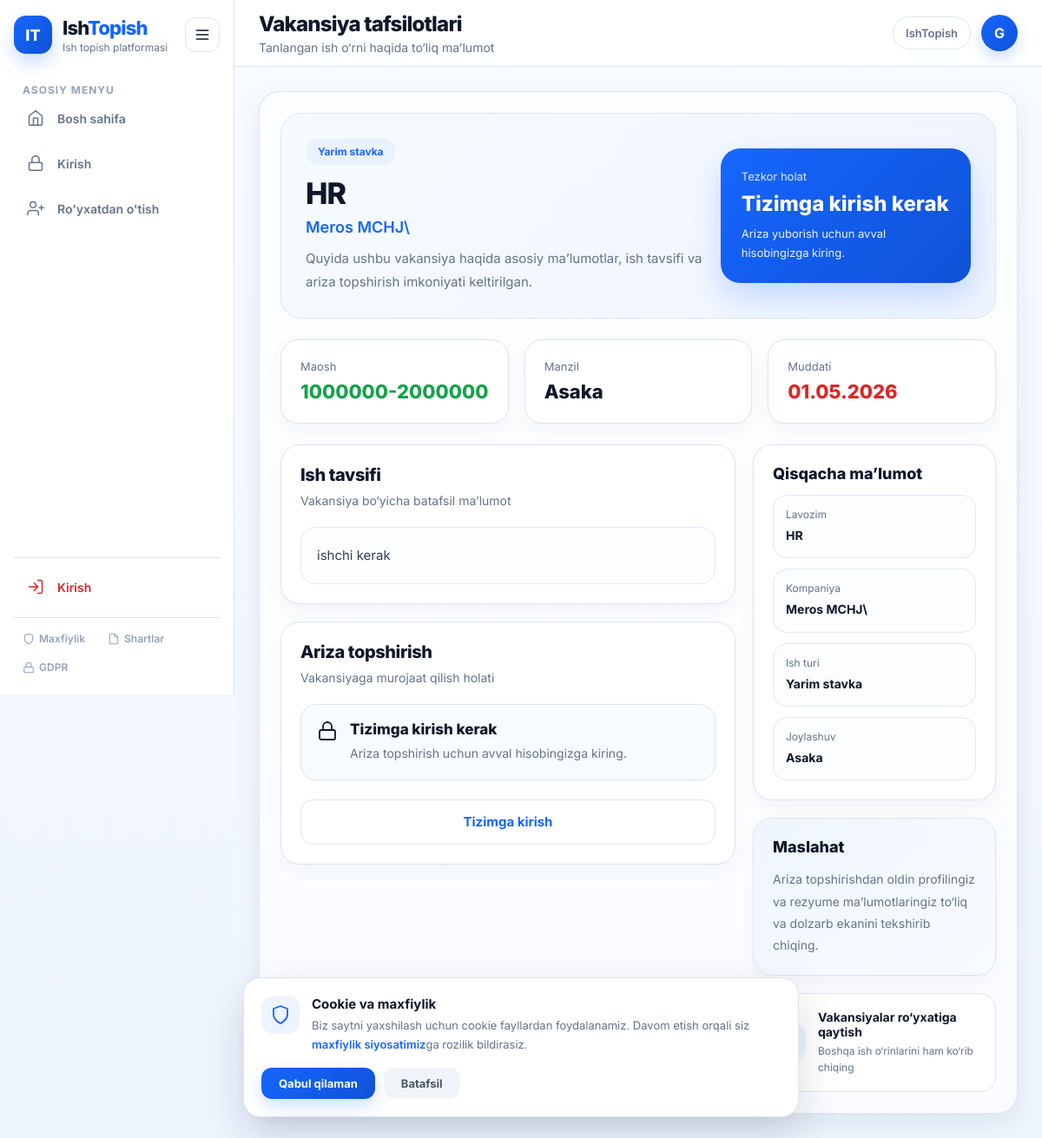
The app's page /vacancy/3/ with its own data.
### ishbor/models.py (models this page shows, shortened)
class Vacancy(models.Model):
    class JobType(models.TextChoices):
        FULL_TIME = 'full_time', 'To‘liq stavka'
        PART_TIME = 'part_time', 'Yarim stavka'
        REMOTE = 'remote', 'Masofaviy'
    employer = models.ForeignKey(
        settings.AUTH_USER_MODEL,
        on_delete=models.CASCADE,
        related_name='vacancies'
    )
    title = models.CharField(max_length=255)
    salary = models.CharField(max_length=100)
    location = models.CharField(max_length=255)
    job_type = models.CharField(
        max_length=50,
        choices=JobType.choices,
        default=JobType.FULL_TIME
    )
    description = models.TextField()
    responsibilities = models.TextField(blank=True, null=True)
    requirements = models.TextField(blank=True, null=True)
    benefits = models.TextField(blank=True, null=True)
    is_active = models.BooleanField(default=True, verbose_name="Faol holatda")
    created_at = models.DateTimeField(auto_now_add=True, verbose_name="Yaratilgan sana")
    deadline = models.DateField(null=True, blank=True, verbose_name="Oxirgi muddat")
    class Meta:
        ordering = ['-created_at']
        verbose_name = "Vakansiya"
        verbose_name_plural = "Vakansiyalar"

class User(AbstractUser):
    ROLE_CHOICES = (
        ('candidate', 'Ish izlovchi'),
        ('employer', 'Ish beruvchi'),
    )
    role = models.CharField(max_length=20, choices=ROLE_CHOICES, verbose_name="Rol")
    phone = models.CharField(max_length=20, blank=True, null=True, verbose_name="Telefon raqami")
    created_at = models.DateTimeField(auto_now_add=True)

class EmployerProfile(models.Model):
    user = models.OneToOneField(User, on_delete=models.CASCADE, related_name='employer_profile')
    company_name = models.CharField(max_length=255)
    stir = models.CharField(max_length=20)
    logo = models.ImageField(upload_to=upload_to_company_logos, null=True, blank=True)
    company_address = models.TextField()
    company_phone = models.CharField(max_length=20)
    responsible_full_name = models.CharField(max_length=150)
    gdpr_consent = models.BooleanField(default=False, verbose_name="GDPR roziligi")
    gdpr_consent_date = models.DateTimeField(null=True, blank=True, verbose_name="GDPR rozilik sanasi")
    marketing_consent = models.BooleanField(default=False, verbose_name="Marketing roziligi")
    updated_at = models.DateTimeField(auto_now=True, verbose_name="Yangilangan sana")
    class Meta:
        verbose_name = "Ish beruvchi profili"
        verbose_name_plural = "Ish beruvchilar profillari"

### ishbor/views.py (the view)
# urls.py: path('vacancy/<int:pk>/', vacancy_detail, name='vacancy_detail'),
def vacancy_detail(request, pk):
    vacancy = get_object_or_404(Vacancy, id=pk)
    has_applied = False
    if request.user.is_authenticated:
        has_applied = Application.objects.filter(vacancy=vacancy, user=request.user).exists()
    return render(request, 'candidate/vacancy_detail.html', {'vacancy': vacancy, 'has_applied': has_applied})

### ishbor/templates/candidate/vacancy_detail.html (shortened to what this page needs)
{% extends 'base.html' %}
{% block page_title %}Vakansiya tafsilotlari{% endblock %}
{% block page_subtitle %}Tanlangan ish o‘rni haqida to‘liq ma’lumot{% endblock %}
{% block content %}
<div class="vacancy-detail-page">
    <section class="vacancy-hero">
        <div class="vacancy-hero-left">
            <div class="vacancy-badge">{{ vacancy.get_job_type_display }}</div>
            <h2 class="vacancy-title">{{ vacancy.title }}</h2>
            <p class="vacancy-company">
                {{ vacancy.employer.employer_profile.company_name|default:"Kompaniya" }}
            </p>
            <p class="vacancy-intro">
                Quyida ushbu vakansiya haqida asosiy ma’lumotlar, ish tavsifi va ariza topshirish imkoniyati keltirilgan.
            </p>
        </div>
        <div class="vacancy-hero-right">
            <div class="quick-apply-card">
                <span class="quick-apply-label">Tezkor holat</span>
                {% if user.is_authenticated %}
                    {% if user.role == 'candidate' %}
                        {% if has_applied %}
                            <strong class="quick-apply-value">Ariza yuborilgan</strong>
                            <p class="quick-apply-text">Siz ushbu vakansiya bo‘yicha allaqachon ariza yuborgansiz.</p>
                        {% else %}
                            <strong class="quick-apply-value">Ariza topshirish mumkin</strong>
                            <p class="quick-apply-text">Profilingiz mos bo‘lsa, hozirning o‘zida ariza topshirishingiz mumkin.</p>
                        {% endif %}
                    {% else %}
                        <strong class="quick-apply-value">Nomzod hisobi kerak</strong>
                        <p class="quick-apply-text">Ariza yuborish uchun ish izlovchi hisobidan foydalaniladi.</p>
                    {% endif %}
                {% else %}
                    <strong class="quick-apply-value">Tizimga kirish kerak</strong>
                    <p class="quick-apply-text">Ariza yuborish uchun avval hisobingizga kiring.</p>
                {% endif %}
            </div>
        </div>
    </section>
    <section class="info-grid">
        <div class="info-card">
            <span class="info-label">Maosh</span>
            <strong class="info-value success">{{ vacancy.salary|default:"Kelishiladi" }}</strong>
        </div>
        <div class="info-card">
            <span class="info-label">Manzil</span>
            <strong class="info-value">{{ vacancy.location|default:"Ko‘rsatilmagan" }}</strong>
        </div>
        <div class="info-card">
            <span class="info-label">Muddati</span>
            <strong class="info-value danger">{{ vacancy.deadline|date:"d.m.Y"|default:"Mavjud emas" }}</strong>
        </div>
    </section>
    <div class="detail-layout">
        <div class="detail-main">
            <section class="detail-card">
                <div class="section-head">
                    <h3>Ish tavsifi</h3>
                    <p>Vakansiya bo‘yicha batafsil ma’lumot</p>
                </div>
                <div class="description-box">
                    {{ vacancy.description|linebreaks }}
                </div>
            </section>
            <section class="detail-card apply-section">
                <div class="section-head">
                    <h3>Ariza topshirish</h3>
                    <p>Vakansiyaga murojaat qilish holati</p>
                </div>
                {% if user.is_authenticated %}
                    {% if user.role == 'candidate' %}
                        {% if has_applied %}
                            <div class="status-box success-box">
                                <div class="status-icon"><svg width="24" height="24" viewBox="0 0 24 24" fill="none" stroke="#16a34a" stroke-width="2" stroke-linecap="round" stroke-linejoin="round"><path d="M22 11.08V12a10 10 0 11-5.93-9.14"/><polyline points="22 4 12 14.01 9 11.01"/></svg></div>
                                <div>
                                    <h4>Siz ariza yuborgansiz</h4>
                                    <p>Ushbu vakansiya bo‘yicha arizangiz ko‘rib chiqish jarayonida.</p>
                                </div>
                            </div>
                            <button class="apply-btn disabled-btn" disabled>
                                Ariza topshirilgan
                            </button>
                        {% else %}
                            <a href="{% url 'apply_for_job' vacancy.id %}" class="apply-btn">
                                Hozir topshirish
                            </a>
                        {% endif %}
                    {% else %}
                        <div class="status-box warning-box">
                            <div class="status-icon"><svg width="24" height="24" viewBox="0 0 24 24" fill="none" stroke="#d97706" stroke-width="2" stroke-linecap="round" stroke-linejoin="round"><path d="M10.29 3.86L1.82 18a2 2 0 001.71 3h16.94a2 2 0 001.71-3L13.71 3.86a2 2 0 00-3.42 0z"/><line x1="12" y1="9" x2="12" y2="13"/><line x1="12" y1="17" x2="12.01" y2="17"/></svg></div>
                            <div>
                                <h4>Nomzod hisobi talab qilinadi</h4>
                                <p>Arizalarni faqat “Ish izlovchi” hisobidan yuborish mumkin.</p>
                            </div>
                        </div>
                    {% endif %}
                {% else %}
                    <div class="status-box neutral-box">
                        <div class="status-icon"><svg width="24" height="24" viewBox="0 0 24 24" fill="none" stroke="currentColor" stroke-width="1.8" stroke-linecap="round" stroke-linejoin="round"><rect x="3" y="11" width="18" height="11" rx="2" ry="2"/><path d="M7 11V7a5 5 0 0110 0v4"/></svg></div>
                        <div>
                            <h4>Tizimga kirish kerak</h4>
                            <p>Ariza topshirish uchun avval hisobingizga kiring.</p>
                        </div>
                    </div>
                    <a href="{% url 'login' %}" class="secondary-btn big-btn">
                        Tizimga kirish
                    </a>
                {% endif %}
            </section>
        </div>
        <aside class="detail-side">
            <section class="side-card">
                <h3>Qisqacha ma’lumot</h3>
                <div class="summary-list">
                    <div class="summary-item">
                        <span>Lavozim</span>
                        <strong>{{ vacancy.title }}</strong>
                    </div>
                    <div class="summary-item">
                        <span>Kompaniya</span>
                        <strong>{{ vacancy.employer.employer_profile.company_name|default:"Kompaniya" }}</strong>
                    </div>
                    <div class="summary-item">
                        <span>Ish turi</span>
                        <strong>{{ vacancy.get_job_type_display }}</strong>
                    </div>
                    <div class="summary-item">
                        <span>Joylashuv</span>
                        <strong>{{ vacancy.location|default:"Ko‘rsatilmagan" }}</strong>
                    </div>
                </div>
            </section>
            <section class="side-card tip-card">
                <h3>Maslahat</h3>
                <p>
                    Ariza topshirishdan oldin profilingiz va rezyume ma’lumotlaringiz to‘liq va dolzarb ekanini tekshirib chiqing.
                </p>
            </section>
            <a href="{% url 'job_list' %}" class="back-link-card">
                <span class="back-icon">←</span>
                <div>
                    <strong>Vakansiyalar ro‘yxatiga qaytish</strong>
                    <small>Boshqa ish o‘rinlarini ham ko‘rib chiqing</small>
                </div>
            </a>
        </aside>
    </div>
</div>
{% endblock %}

### ishbor/templates/base.html (style rules this page uses)
* { margin: 0; padding: 0; box-sizing: border-box; }
:root { --primary: #1666ff; --primary-dark: #0f52d6; --primary-soft: #eef4ff; --bg: #f5f9ff; --white: #ffffff; --text: #0f172a; --text-soft: #64748b; --border: #dbe5f0; --sidebar: #ffffff; --header: rgba(255, 255, 255, 0.85); --shadow: 0 10px 30px rgba(15, 23, 42, 0.08); --sidebar-width: 270px; --sidebar-collapsed: 92px; }
html, body { height: 100%; }
body { font-family: "Inter", sans-serif; background: linear-gradient(180deg, #f8fbff 0%, #eef5ff 100%); color: var(--text); }
a { text-decoration: none; color: inherit; }

### records on screen
Vacancy: job_type "Yarim stavka", title "HR", employer.employer_profile.company_name "Meros MCHJ\\", salary "1000000-2000000", location "Asaka", deadline "01.05.2026", description "ishchi kerak"
